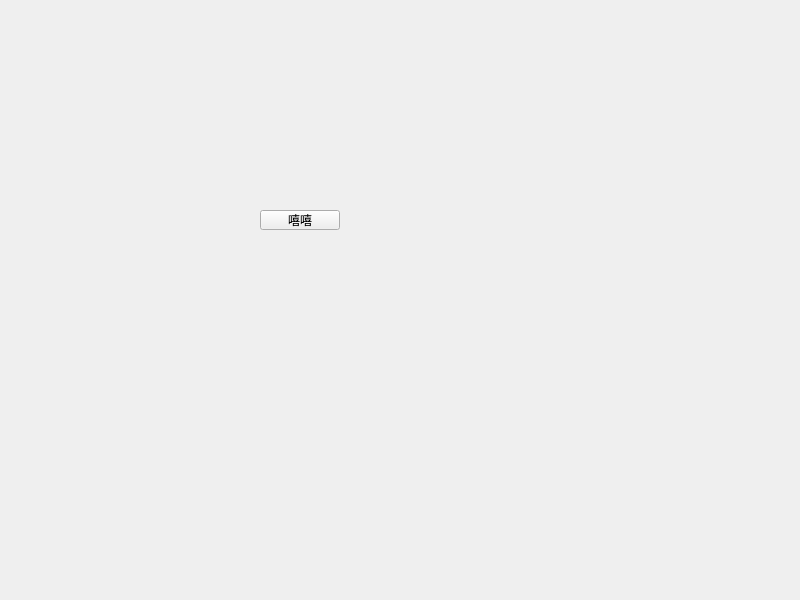
<?xml version="1.0" encoding="UTF-8"?>
<ui version="4.0">
 <class>Widget</class>
 <widget class="QWidget" name="Widget">
  <property name="geometry">
   <rect>
    <x>0</x>
    <y>0</y>
    <width>800</width>
    <height>600</height>
   </rect>
  </property>
  <property name="windowTitle">
   <string>Widget</string>
  </property>
  <widget class="QPushButton" name="pushButton">
   <property name="geometry">
    <rect>
     <x>260</x>
     <y>210</y>
     <width>80</width>
     <height>20</height>
    </rect>
   </property>
   <property name="text">
    <string>嘻嘻</string>
   </property>
  </widget>
 </widget>
 <resources/>
 <connections/>
</ui>
